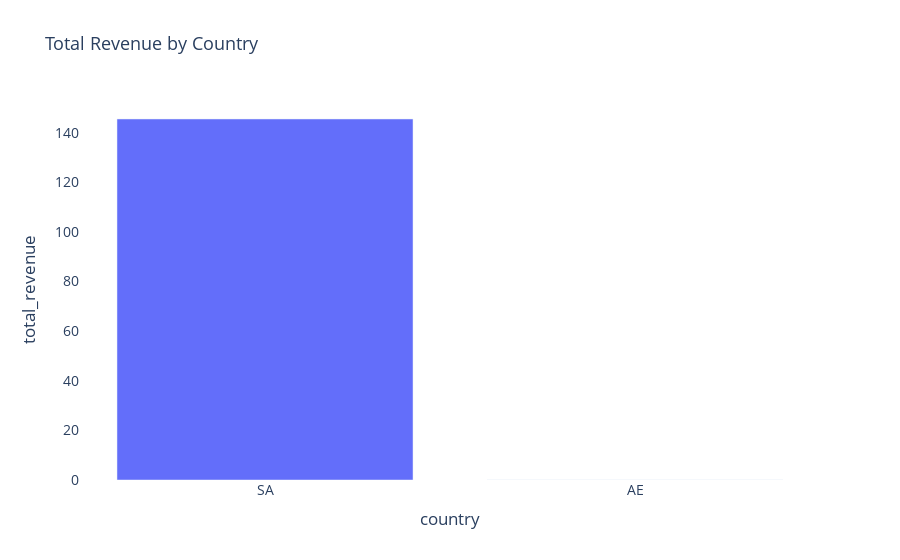

The code cell stored with this chart in its notebook:
### Markdown cell above
# What is total revenue by country?

### Code cell
revenue_by_country = (
    df.groupby("country")
        .agg(total_revenue=("amount", "sum"))
        .reset_index()
        .sort_values(by="total_revenue", ascending=False)
)


fig = bar_sorted(
    revenue_by_country,
    x="country",
    y="total_revenue",
    title="Total Revenue by Country",
)
save_fig(fig, ROOT/ "reports"/ "figures" / "revenue_by_country.png")

fig

### Figure 1 — Plotly figure (JSON) as saved in the notebook; plotly's stock layout.template omitted (floating-point values rounded to 4 significant figures)
{"data": [{"hovertemplate": "country=%{x}<br>total_revenue=%{y}<extra></extra>", "legendgroup": "", "marker": {"color": "#636efa", "pattern": {"shape": ""}}, "name": "", "orientation": "v", "showlegend": false, "textposition": "auto", "type": "bar", "x": ["SA", "AE"], "xaxis": "x", "y": [145.5, 0.0], "yaxis": "y"}], "layout": {"barmode": "relative", "font": {"size": 14}, "legend": {"tracegroupgap": 0}, "plot_bgcolor": "white", "title": {"font": {"size": 18}, "text": "Total Revenue by Country"}, "xaxis": {"anchor": "y", "domain": [0, 1], "showgrid": true, "title": {"text": "country"}}, "yaxis": {"anchor": "x", "domain": [0, 1], "showgrid": true, "title": {"text": "total_revenue"}}}}
